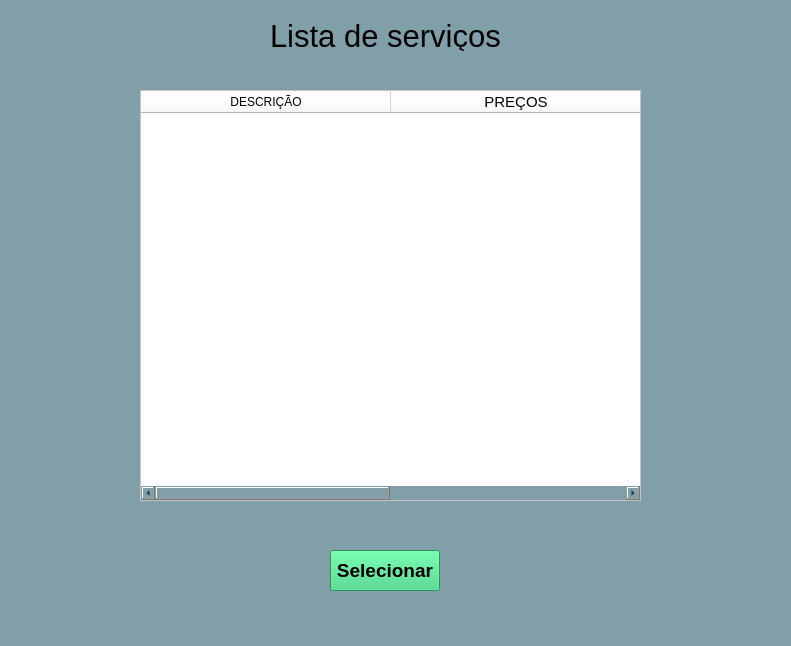
<?xml version="1.0" encoding="UTF-8"?>
<ui version="4.0">
 <class>MainWindow</class>
 <widget class="QMainWindow" name="MainWindow">
  <property name="geometry">
   <rect>
    <x>0</x>
    <y>0</y>
    <width>791</width>
    <height>646</height>
   </rect>
  </property>
  <property name="windowTitle">
   <string>MainWindow</string>
  </property>
  <property name="styleSheet">
   <string notr="true">background-color: rgb(128, 159, 168);</string>
  </property>
  <widget class="QWidget" name="centralwidget">
   <widget class="QLabel" name="label">
    <property name="geometry">
     <rect>
      <x>270</x>
      <y>20</y>
      <width>240</width>
      <height>31</height>
     </rect>
    </property>
    <property name="font">
     <font>
      <pointsize>23</pointsize>
     </font>
    </property>
    <property name="text">
     <string>Lista de serviços</string>
    </property>
   </widget>
   <widget class="QTableWidget" name="tableWidget">
    <property name="geometry">
     <rect>
      <x>140</x>
      <y>90</y>
      <width>501</width>
      <height>411</height>
     </rect>
    </property>
    <property name="styleSheet">
     <string notr="true">background-color: rgb(255, 255, 255);</string>
    </property>
    <attribute name="horizontalHeaderVisible">
     <bool>true</bool>
    </attribute>
    <attribute name="horizontalHeaderCascadingSectionResizes">
     <bool>false</bool>
    </attribute>
    <attribute name="horizontalHeaderMinimumSectionSize">
     <number>0</number>
    </attribute>
    <attribute name="horizontalHeaderDefaultSectionSize">
     <number>250</number>
    </attribute>
    <attribute name="horizontalHeaderShowSortIndicator" stdset="0">
     <bool>false</bool>
    </attribute>
    <column>
     <property name="text">
      <string>DESCRIÇÃO</string>
     </property>
    </column>
    <column>
     <property name="text">
      <string>PREÇOS</string>
     </property>
     <property name="font">
      <font>
       <pointsize>11</pointsize>
      </font>
     </property>
    </column>
   </widget>
   <widget class="QPushButton" name="pushButton">
    <property name="geometry">
     <rect>
      <x>330</x>
      <y>550</y>
      <width>110</width>
      <height>41</height>
     </rect>
    </property>
    <property name="font">
     <font>
      <pointsize>14</pointsize>
      <weight>75</weight>
      <bold>true</bold>
     </font>
    </property>
    <property name="styleSheet">
     <string notr="true">background-color: rgb(51, 209, 122);</string>
    </property>
    <property name="text">
     <string>Selecionar</string>
    </property>
   </widget>
  </widget>
  <widget class="QMenuBar" name="menubar">
   <property name="geometry">
    <rect>
     <x>0</x>
     <y>0</y>
     <width>791</width>
     <height>22</height>
    </rect>
   </property>
  </widget>
  <widget class="QStatusBar" name="statusbar"/>
 </widget>
 <resources/>
 <connections/>
</ui>
